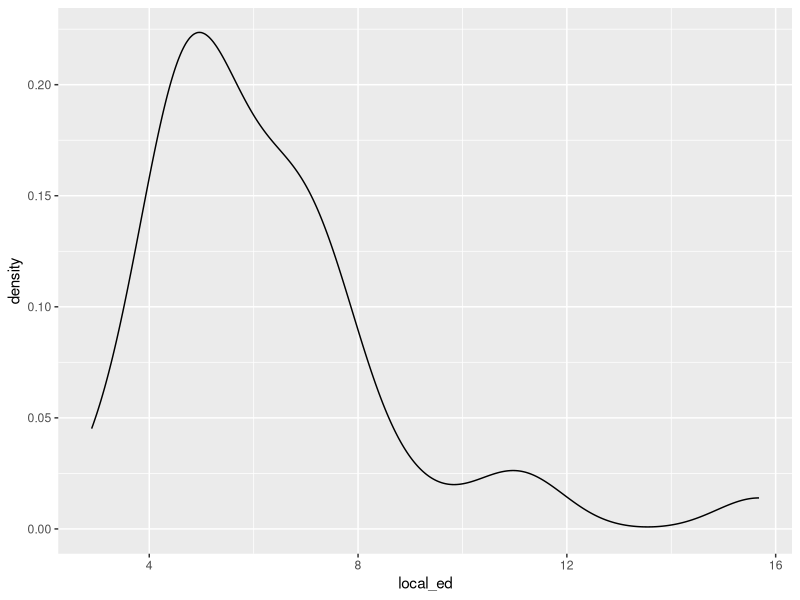
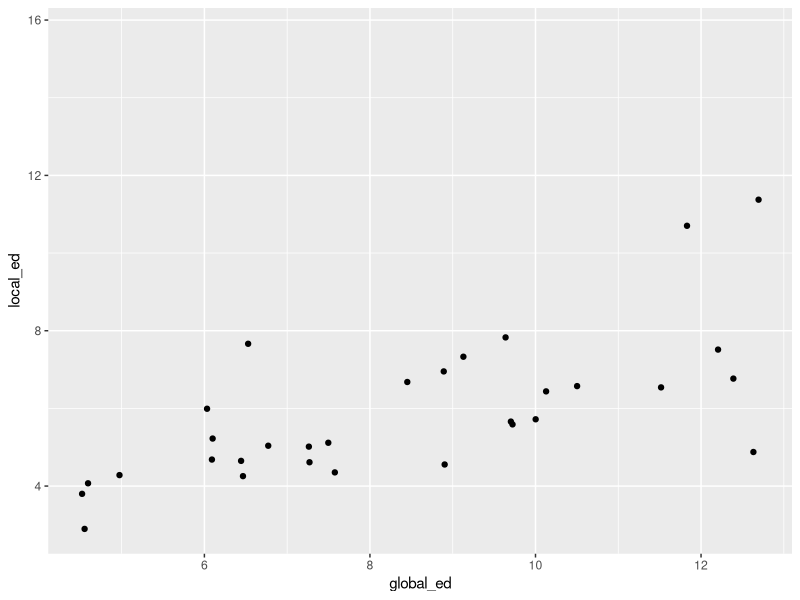
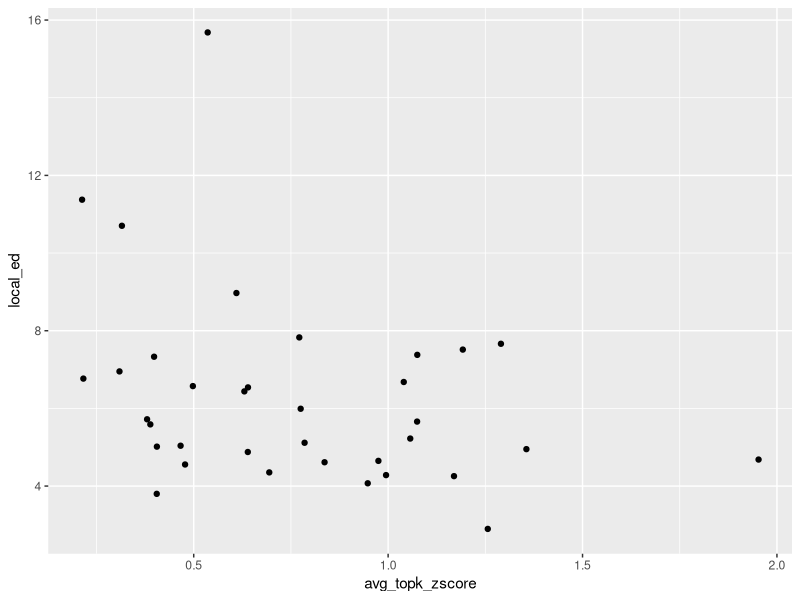
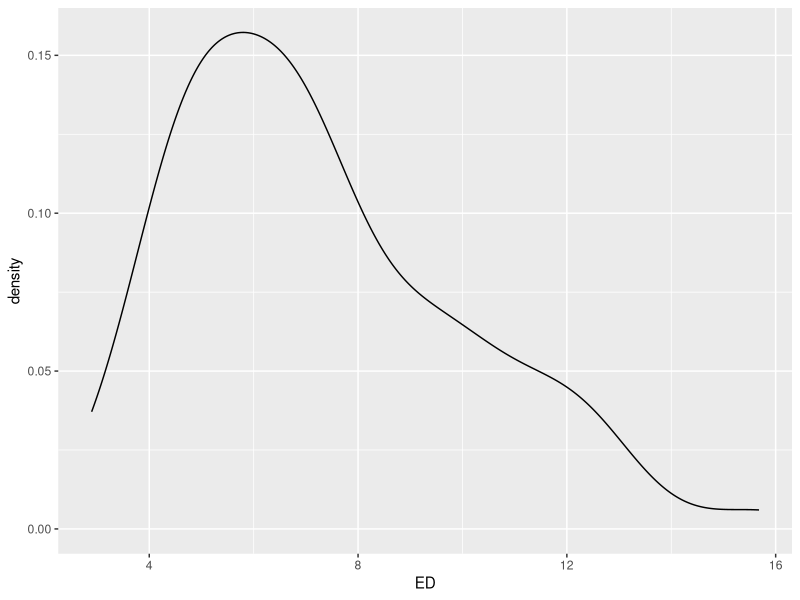
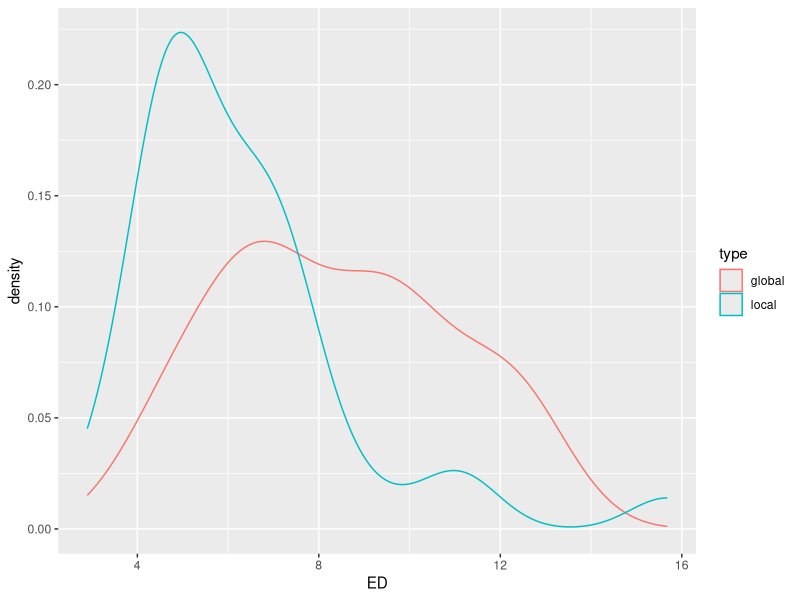
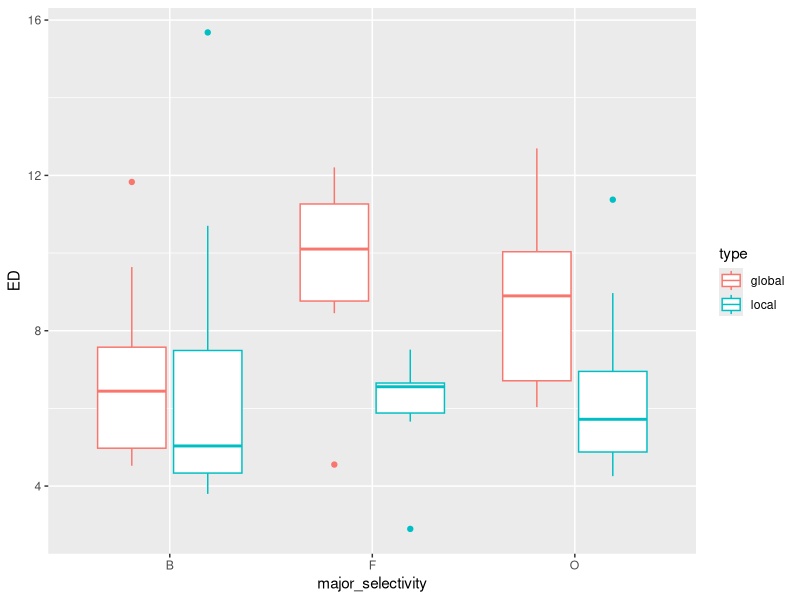
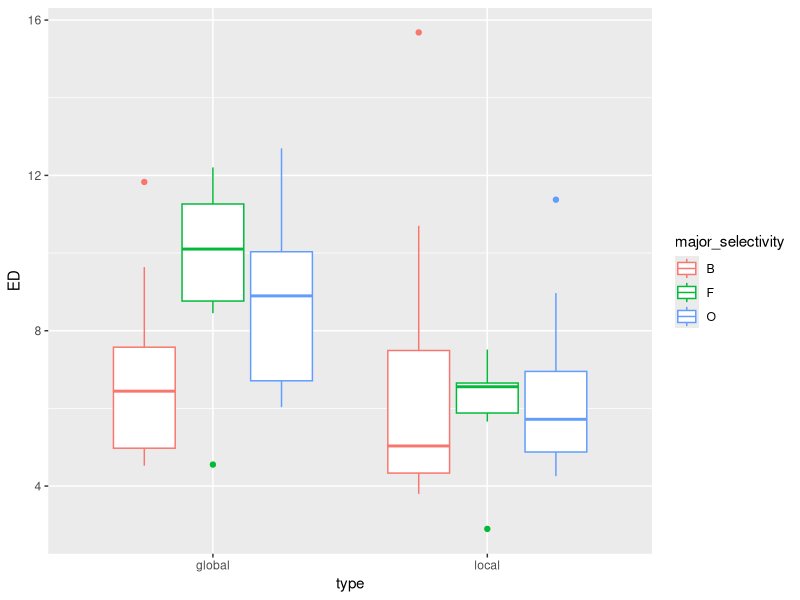

Here is the R script that generated these plots, in order:
library(tidyverse)
library(glmmTMB)
library(tidyr)
library(dplyr)

setwd('~/Desktop/HVRD/workspace/manifold-dynamics/aux_controls/')
ed_main <- read.csv('sampling_strength_summary.csv')


# distribution of local ED values
ggplot(ed_main, aes(x=local_ed)) + 
  geom_density()

# scatter plot of global vs local ED 
ggplot(ed_main, aes(x=global_ed, y=local_ed)) + 
  geom_point()

# sampling strength vs local ED
ggplot(ed_main, aes(x=avg_topk_zscore, y=local_ed)) + 
  geom_point() 

# long format
ed_long <- ed_main %>%
  pivot_longer(
    cols = c(local_ed, global_ed),
    names_to = "type",
    values_to = "ED"
  ) %>%
  mutate(type = sub("_ed", "", type))

str(ed_long)
# turn variables into factors as needed
ed_long$type <- as.factor(ed_long$type)
ed_long$major_selectivity <- as.factor(ed_long$major_selectivity)
ed_long$roi_key <- as.factor(ed_long$roi_key)
str(ed_long)

# histogram of ED values
ggplot(ed_long, aes(x=ED)) + 
  geom_density()

# slightly right skewed, strictly positive
ggplot(ed_long, aes(x=ED, color=type)) + 
  geom_density()

# by major selectivity
ggplot(ed_long, aes(x=major_selectivity, y=ED, color=type)) + 
  geom_boxplot()
ggplot(ed_long, aes(x=type, y=ED, color=major_selectivity)) + 
  geom_boxplot()

# simple glmm fit
fit03.1 <- glmmTMB(data=ed_long, ED ~ type)
summary(fit03.1)
# no difference in ED across 3 ROIs
fit03.2 <- glmmTMB(data=ed_long, ED ~ type + major_selectivity)
summary(fit03.2)
# not what this means. face ROIs have larger ED in general?
fit03.3 <- glmmTMB(data=ed_long, ED ~ type * major_selectivity)
summary(fit03.3)

# interaction between ED change and top-k sampling strength
# both effects are present: local --> global and sampling strength --> low ED
fit04 <- glmmTMB(data=ed_long, ED ~ type * avg_topk_zscore)
summary(fit04)

# keeping it maximal
fit05 <- glmmTMB(data=ed_long, ED ~ type * avg_topk_zscore * major_selectivity)
summary(fit05)
